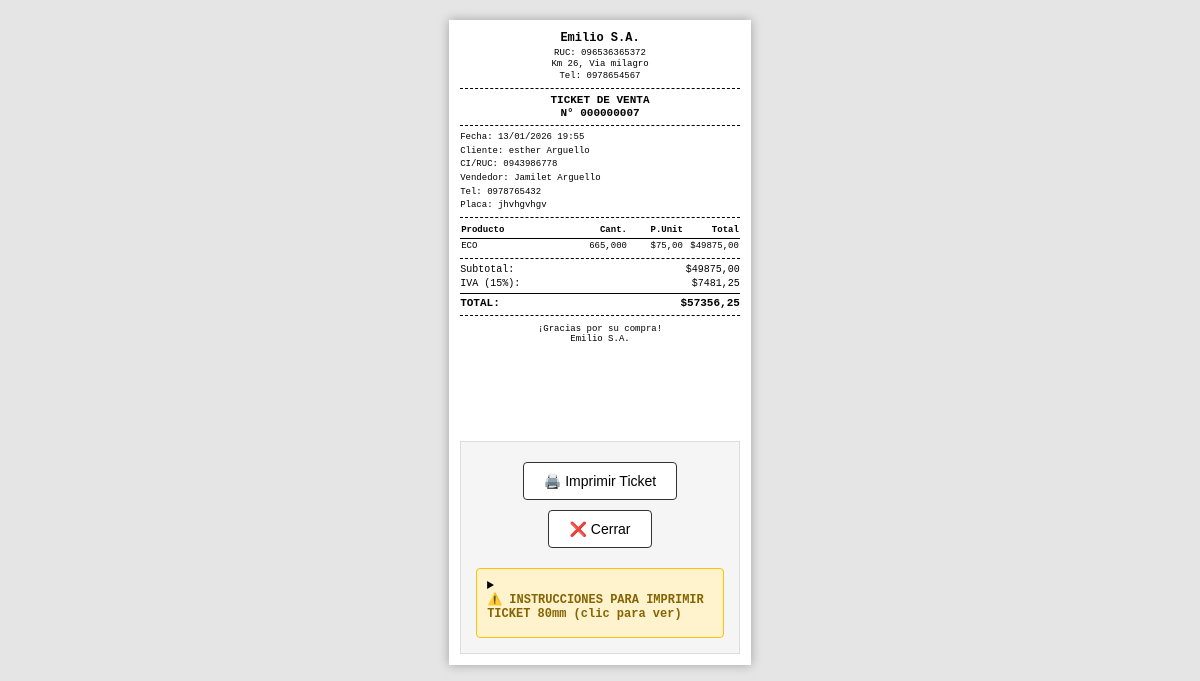
The page /ticket/7/imprimir/?size=80 on the database its author committed.
### apps/ticket/models.py (models this page shows, shortened)
class Ticket(models.Model):
    company = models.ForeignKey(Company, on_delete=models.CASCADE, verbose_name="Compañía")
    document_number = models.CharField(
        max_length=20,
        unique=True,
        blank=True,
        verbose_name="Número de Documento"
    )
    date = models.DateTimeField(auto_now_add=True, verbose_name="Fecha")  # Automática
    seller = models.CharField(max_length=255, verbose_name="Vendedor")  # Manual
    client = models.CharField(max_length=255, verbose_name="Cliente")  # Manual
    ci_ruc = models.CharField(max_length=20, verbose_name="CI/RUC")  # Manual
    phone = models.CharField(max_length=20, verbose_name="Teléfono")  # Manual
    plate = models.CharField(max_length=20, verbose_name="Placa")  # Manual
    iva_percentage = models.DecimalField(max_digits=5, decimal_places=2, default=15.00, verbose_name="IVA Aplicado (%)")  # Guardado para historial
    total = models.DecimalField(max_digits=15, decimal_places=8, default=0.00000000, verbose_name="Total")  # Calculado con 8 decimales
    @property
    def subtotal(self):
        return sum(detail.total for detail in self.details.all())
    @property
    def iva_amount(self):
        return self.subtotal * (self.iva_percentage / 100)
    class Meta:
        verbose_name = "Ticket"
        verbose_name_plural = "Tickets"

class TicketDetail(models.Model):
    ticket = models.ForeignKey(Ticket, on_delete=models.CASCADE, related_name='details', verbose_name="Ticket")
    product = models.CharField(max_length=255, verbose_name="Producto")
    quantity = models.DecimalField(max_digits=15, decimal_places=8, verbose_name="Cantidad")  # Decimal con 8 decimales para gasolineras
    unit_price = models.DecimalField(max_digits=15, decimal_places=8, verbose_name="P. Unitario")  # Decimal con 8 decimales
    total = models.DecimalField(max_digits=15, decimal_places=8, default=0.00000000, verbose_name="Total")  # Calculado con 8 decimales: quantity * unit_price
    class Meta:
        verbose_name = "Detalle del Ticket"
        verbose_name_plural = "Detalles del Ticket"

### apps/company/models.py (models this page shows, shortened)
class Company(models.Model):
    name = models.CharField(max_length=255, verbose_name="Nombre de la Compañía")
    ruc = models.CharField(max_length=20, unique=True, verbose_name="RUC")
    phone = models.CharField(max_length=20, verbose_name="Teléfono")
    sri_access_key = models.CharField(max_length=255, verbose_name="Clave de Acceso SRI")
    address = models.TextField(verbose_name="Dirección")  # Para usar automáticamente en tickets
    iva_percentage = models.DecimalField(max_digits=5, decimal_places=2, default=12.00, verbose_name="Porcentaje de IVA")  # Ej: 12.00 para 12%
    class Meta:
        verbose_name = "Compañía"
        verbose_name_plural = "Compañías"

### apps/ticket/view/ticket_view.py (the view)
# urls.py: path('<int:pk>/imprimir/', TicketPrintView.as_view(), name='ticket_print'),
class TicketPrintView(DetailView):
    model = Ticket
    template_name = 'ticket/ticket_print.html'
    context_object_name = 'ticket'
    def get_context_data(self, **kwargs):
        context = super().get_context_data(**kwargs)
        context['details'] = self.object.details.all()
        context['size'] = self.request.GET.get('size', '80')  # 58, 80, A4
        return context

### templates/ticket/ticket_print.html (shortened to what this page needs)
{% load static %}
<!DOCTYPE html>
<html lang="es">
<head>
</head>
<body>
    <div class="header">
        <div class="company-name">{{ ticket.company.name }}</div>
        <div class="company-info">
            RUC: {{ ticket.company.ruc }}<br>
            {{ ticket.company.address }}<br>
            Tel: {{ ticket.company.phone }}
        </div>
    </div>
    <hr class="divider">
    <div class="ticket-title">
        TICKET DE VENTA<br>
        N° {{ ticket.document_number }}
    </div>
    <hr class="divider">
    <div class="info">
        <div class="info-row">Fecha: {{ ticket.date|date:"d/m/Y H:i" }}</div>
        <div class="info-row">Cliente: {{ ticket.client }}</div>
        <div class="info-row">CI/RUC: {{ ticket.ci_ruc }}</div>
        <div class="info-row">Vendedor: {{ ticket.seller }}</div>
        {% if ticket.phone %}<div class="info-row">Tel: {{ ticket.phone }}</div>{% endif %}
        {% if ticket.plate %}<div class="info-row">Placa: {{ ticket.plate }}</div>{% endif %}
    </div>
    <hr class="divider">
    <table>
        <thead>
            <tr>
                <th class="col-product">Producto</th>
                <th class="col-qty">Cant.</th>
                <th class="col-price">P.Unit</th>
                <th class="col-total">Total</th>
            </tr>
        </thead>
        <tbody>
            {% for detail in details %}
            <tr>
                <td class="col-product">{{ detail.product }}</td>
                <td class="col-qty">{{ detail.quantity|floatformat:3 }}</td>
                <td class="col-price">${{ detail.unit_price|floatformat:2 }}</td>
                <td class="col-total">${{ detail.total|floatformat:2 }}</td>
            </tr>
            {% endfor %}
        </tbody>
    </table>
    <hr class="divider">
    <div class="totals">
        <div class="totals-row">
            <span>Subtotal:</span>
            <span>${{ ticket.subtotal|floatformat:2 }}</span>
        </div>
        <div class="totals-row">
            <span>IVA ({{ ticket.iva_percentage|floatformat:0 }}%):</span>
            <span>${{ ticket.iva_amount|floatformat:2 }}</span>
        </div>
        <div class="totals-row total-final">
            <span>TOTAL:</span>
            <span>${{ ticket.total|floatformat:2 }}</span>
        </div>
    </div>
    <hr class="divider">
    <div class="footer">
        ¡Gracias por su compra!<br>
        {{ ticket.company.name }}
    </div>
    <div class="cut-space"></div>
    <div class="no-print">
        <button class="btn" onclick="window.print()">🖨️ Imprimir Ticket</button>
        <button class="btn" onclick="window.close()">❌ Cerrar</button>
        {% if size != 'A4' %}
        <details class="instructions">
            <summary><strong>⚠️ INSTRUCCIONES PARA IMPRIMIR TICKET {{ size }}mm (clic para ver)</strong></summary>
        </details>
        {% endif %}
    </div>
</body>
</html>

### rows shown on the page
Ticket: company.name "Emilio S.A.", company.ruc "096536365372", company.address "Km 26, Via milagro", company.phone "0978654567", document_number "000000007", date "13/01/2026 19:55", client "esther Arguello", ci_ruc "0943986778", seller "Jamilet Arguello", phone "0978765432", plate "jhvhgvhgv", subtotal "49875,00", iva_percentage "15", iva_amount "7481,25", total "57356,25"
TicketDetail: product "ECO", quantity "665,000", unit_price "75,00", total "49875,00"

### other values the page prints
{{ size }} "80"
